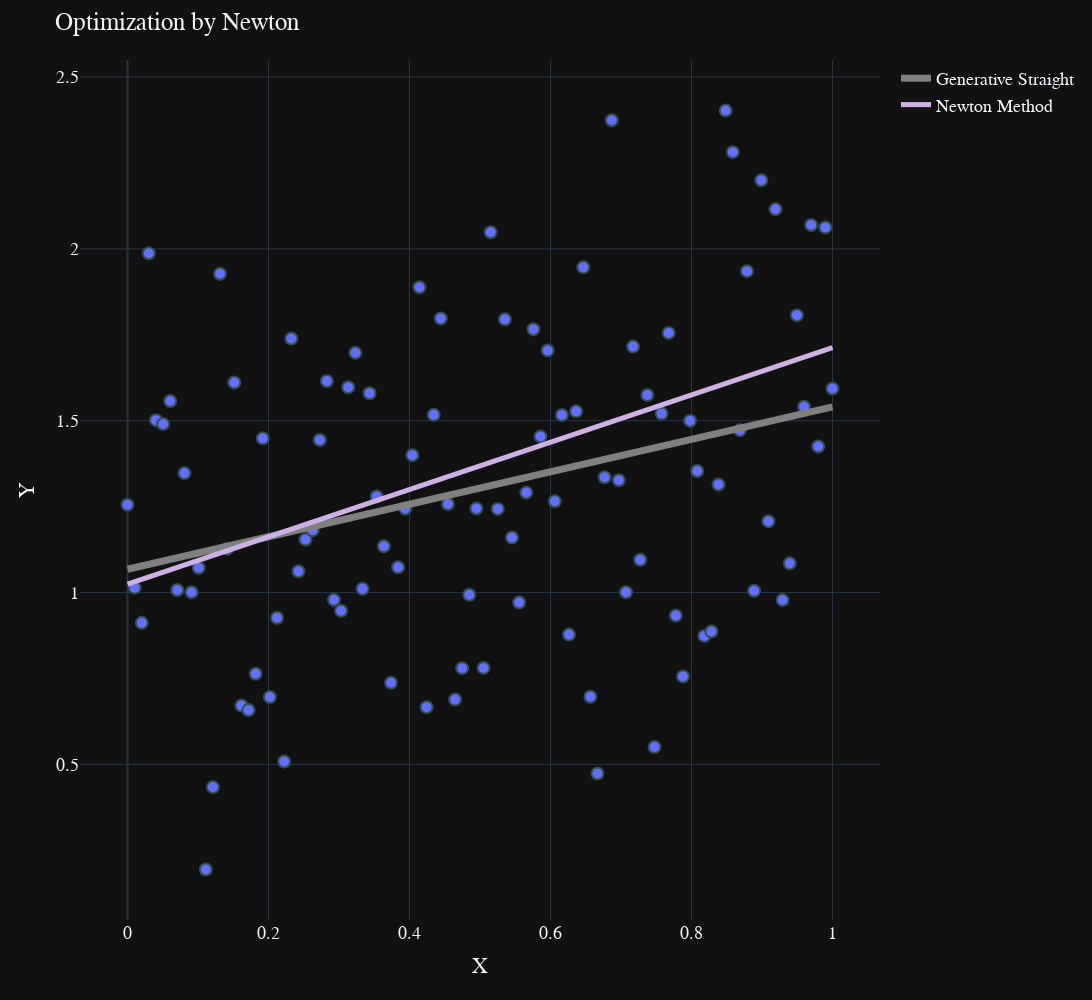

The notebook cell this image was saved under:
### Markdown cell above
# _Optimization by Newton_
## $F(x, a, b) = ax + b$

### Code cell
def function_being_optimized_disc(z, support_x, support_y):

    return np.sum((liner_optimize_function(z, support_x) - support_y) ** 2)

zero_condition_newton = 10 ** -3, 0.2
res_nm = optimize.newton(function_being_optimized_disc, zero_condition_newton, tol=10 ** -3, maxiter=10008, args=(x, y))
a_nwt, b_nwt = res_nm

additional_line_liner_newton =  AdditionalLine(x=x, a=a_nwt, b=b_nwt, name_method="Newton Method", width=5, color='#CFB0E4')

figure = visualize(x=x, y=y, title="Optimization by Newton", additional_line=additional_line_liner_newton)
figure.show()
